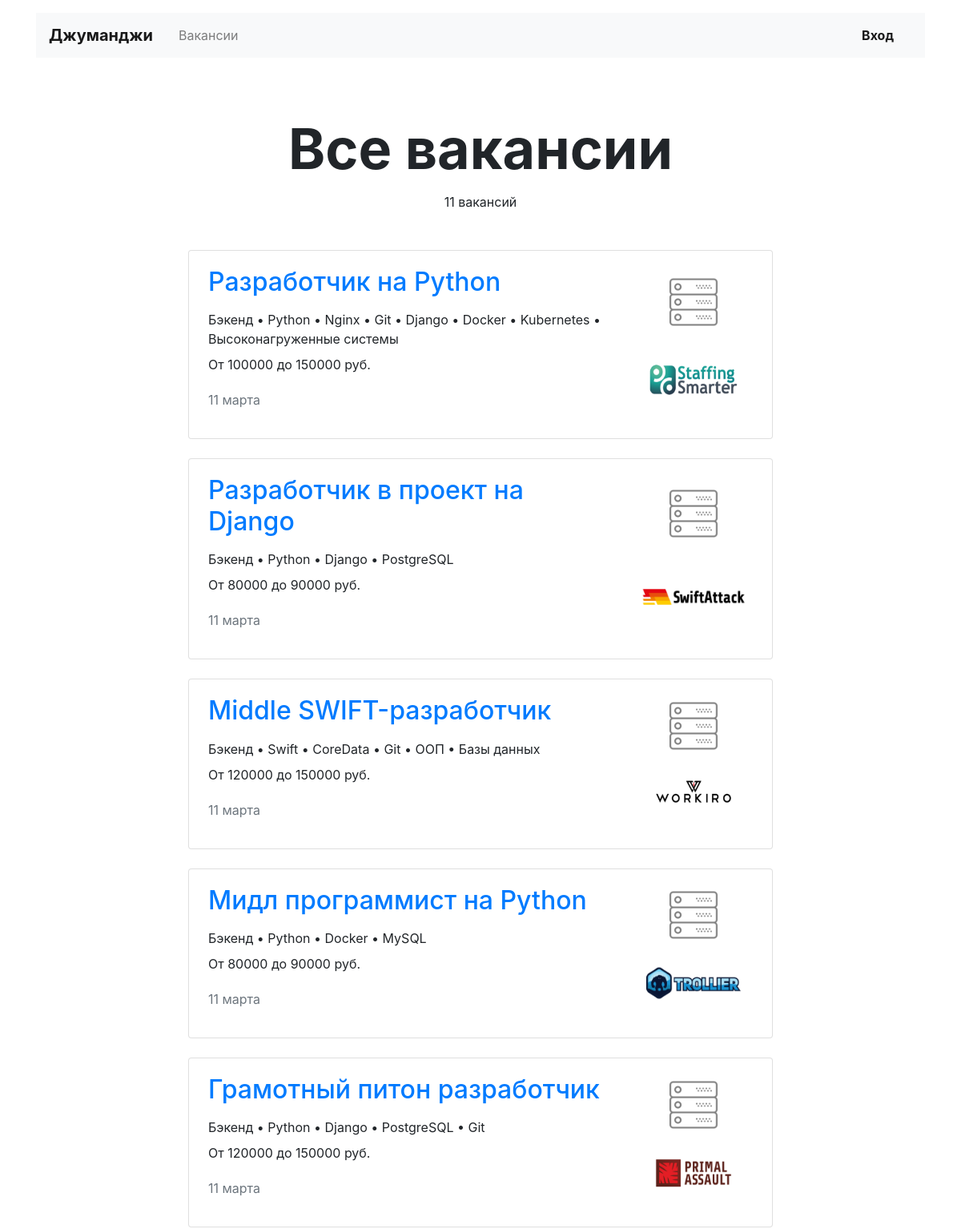
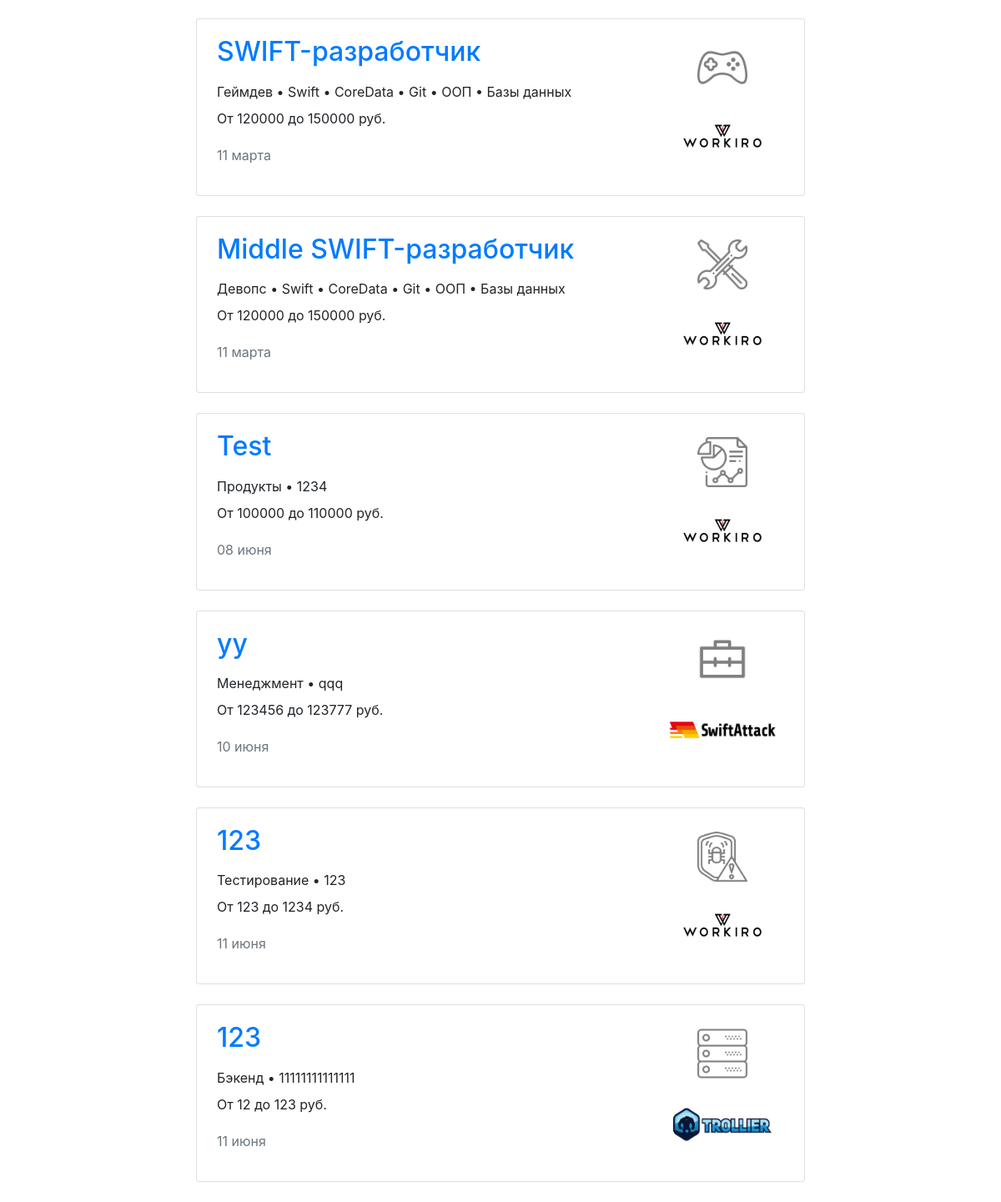
Page /vacancies/ on the committed database (2 pictures, top to bottom).
### vacancies/models.py (models this page shows, shortened)
class Vacancy(models.Model):
    title = models.CharField(max_length=64)
    specialty = models.ForeignKey(Specialty, on_delete=models.CASCADE, related_name='vacancies')
    company = models.ForeignKey(Company, on_delete=models.CASCADE, related_name='vacancies')
    skills = models.TextField()
    description = models.TextField()
    salary_min = models.IntegerField()
    salary_max = models.IntegerField()
    published_at = models.DateField(auto_now_add=True)
    class Meta:
        verbose_name = 'Вакансия'
        verbose_name_plural = 'Вакансии'

class Specialty(models.Model):
    code = models.CharField(max_length=64, unique=True)
    title = models.CharField(max_length=64)
    picture = models.ImageField(upload_to=settings.MEDIA_SPECIALITY_IMAGE_DIR)
    class Meta:
        verbose_name = 'Специализация'
        verbose_name_plural = 'Специализации'

class Company(models.Model):
    name = models.CharField(max_length=64)
    location = models.CharField(max_length=64)
    logo = models.ImageField(upload_to=settings.MEDIA_COMPANY_IMAGE_DIR)
    description = models.TextField()
    employee_count = models.IntegerField()
    owner = models.OneToOneField(settings.AUTH_USER_MODEL, on_delete=models.CASCADE)
    class Meta:
        verbose_name = 'Компания'
        verbose_name_plural = 'Компании'

### vacancies/views/public.py (the view)
# urls.py: path('vacancies/', ListVacanciesView.as_view(), name='all_vacancies'),
class ListVacanciesView(ListView):
    model = Vacancy
    context_object_name = 'vacancies'
    template_name = 'vacancies/vacancy/vacancies.html'
    queryset = model.objects.select_related('specialty', 'company')
    def get_context_data(self, **kwargs):
        context = super().get_context_data(**kwargs)
        context['vacancies_title'] = 'Все вакансии'
        return context

### vacancies/templatetags/ru_pluralize.py (called while the page is built)
@register.filter()
def ru_pluralize(number, arg: str = 'ночь,ночи,ночей'):
    nominative_singular, genitive_singular, genitive_plural = arg.split(',')
    number = abs(number)
    if number % 10 in [0, 5, 6, 7, 8, 9] or 11 <= number % 100 <= 19:
        return f'{number} {genitive_plural}'
    elif number % 10 == 1:
        return f'{number} {nominative_singular}'
    else:
        return f'{number} {genitive_singular}'

### vacancies/templates/vacancies/vacancy/vacancies.html (shortened to what this page needs)
{% extends "../base/base.html" %}
{% load ru_pluralize %}
{% block content %}
<section>
  <h1 class="h1 text-center mx-auto mt-4 pt-5" style="font-size: 70px;"><strong>{{ vacancies_title }}</strong></h1>
  <p class="text-center pt-1">{{ vacancies|length|ru_pluralize:'вакансия, вакансии, вакансий' }}</p>
  <div class="row mt-5">
    <div class="col-12 col-lg-8 offset-lg-2 m-auto">
      {% load i18n %}
        {% language 'ru' %}
          {% for vacancy in vacancies %}
            {% include './vacancy_card.html' %}
          {% endfor %}
        {% endlanguage %}
    </div>
  </div>
</section>
{% endblock content %}

### vacancies/templates/vacancies/vacancy/vacancy_card.html
<div class="card mb-4">
    <div class="card-body px-4">
      <div class="row">
        <div class="col-12 col-md-8 col-lg-9">
          <a href="{% url 'vacancy' vacancy.id %}"><h2 class="h2 pb-2">{{ vacancy.title }}</h2></a>
          <p class="mb-2">{{ vacancy.specialty.title }} • {{ vacancy.skills }}</p>
          <p>От {{ vacancy.salary_min }} до {{ vacancy.salary_max }} руб.</p>
          <p class="text-muted pt-1">{{ vacancy.published_at|date:'d E' }}</p>
        </div>
        <div class="col-12 col-md-4 col-lg-3 d-flex flex-md-column flex-row align-items-center justify-content-around">
            <a href="{% url 'vacancies_by_speciality' vacancy.specialty.code %}"><img src="{{ vacancy.specialty.picture.url }}" width="60" height="60" alt="{{ vacancy.specialty.title }}"></a>
            <a href="{% url 'company' vacancy.company.id %}"><img src="{{ vacancy.company.logo.url }}" width="130" height="80" alt="{{ vacancy.company.name }}"></a>
        </div>
      </div>
    </div>
</div>

### rows in the picture
Vacancy: title "Разработчик на Python", specialty "Бэкенд", skills "Python • Nginx • Git • Django • Docker • Kubernetes • Высоконагруженные системы", salary_min "100000", salary_max "150000", published_at "11 марта", specialty.picture (picture), company.logo (picture)
Vacancy: title "Разработчик в проект на Django", specialty "Бэкенд", skills "Python • Django • PostgreSQL", salary_min "80000", salary_max "90000", published_at "11 марта", specialty.picture (picture), company.logo (picture)
Vacancy: title "Middle SWIFT-разработчик", specialty "Бэкенд", skills "Swift • CoreData • Git • ООП • Базы данных", salary_min "120000", salary_max "150000", published_at "11 марта", specialty.picture (picture), company.logo (picture)
Vacancy: title "Мидл программист на Python", specialty "Бэкенд", skills "Python • Docker • MySQL", salary_min "80000", salary_max "90000", published_at "11 марта", specialty.picture (picture), company.logo (picture)
Vacancy: title "Грамотный питон разработчик", specialty "Бэкенд", skills "Python • Django • PostgreSQL • Git", salary_min "120000", salary_max "150000", published_at "11 марта", specialty.picture (picture), company.logo (picture)
Vacancy: title "SWIFT-разработчик", specialty "Геймдев", skills "Swift • CoreData • Git • ООП • Базы данных", salary_min "120000", salary_max "150000", published_at "11 марта", specialty.picture (picture), company.logo (picture)
Vacancy: title "Middle SWIFT-разработчик", specialty "Девопс", skills "Swift • CoreData • Git • ООП • Базы данных", salary_min "120000", salary_max "150000", published_at "11 марта", specialty.picture (picture), company.logo (picture)
Vacancy: title "Test", specialty "Продукты", skills "1234", salary_min "100000", salary_max "110000", published_at "08 июня", specialty.picture (picture), company.logo (picture)
Vacancy: title "yy", specialty "Менеджмент", skills "qqq", salary_min "123456", salary_max "123777", published_at "10 июня", specialty.picture (picture), company.logo (picture)
Vacancy: title "123", specialty "Тестирование", skills "123", salary_min "123", salary_max "1234", published_at "11 июня", specialty.picture (picture), company.logo (picture)
Vacancy: title "123", specialty "Бэкенд", skills "11111111111111", salary_min "12", salary_max "123", published_at "11 июня", specialty.picture (picture), company.logo (picture)

### other values in the picture
{{ vacancies_title }} "Все вакансии"
{{ vacancies|length|ru_pluralize:'вакансия, вакансии, вакансий' }} "11 вакансий"
